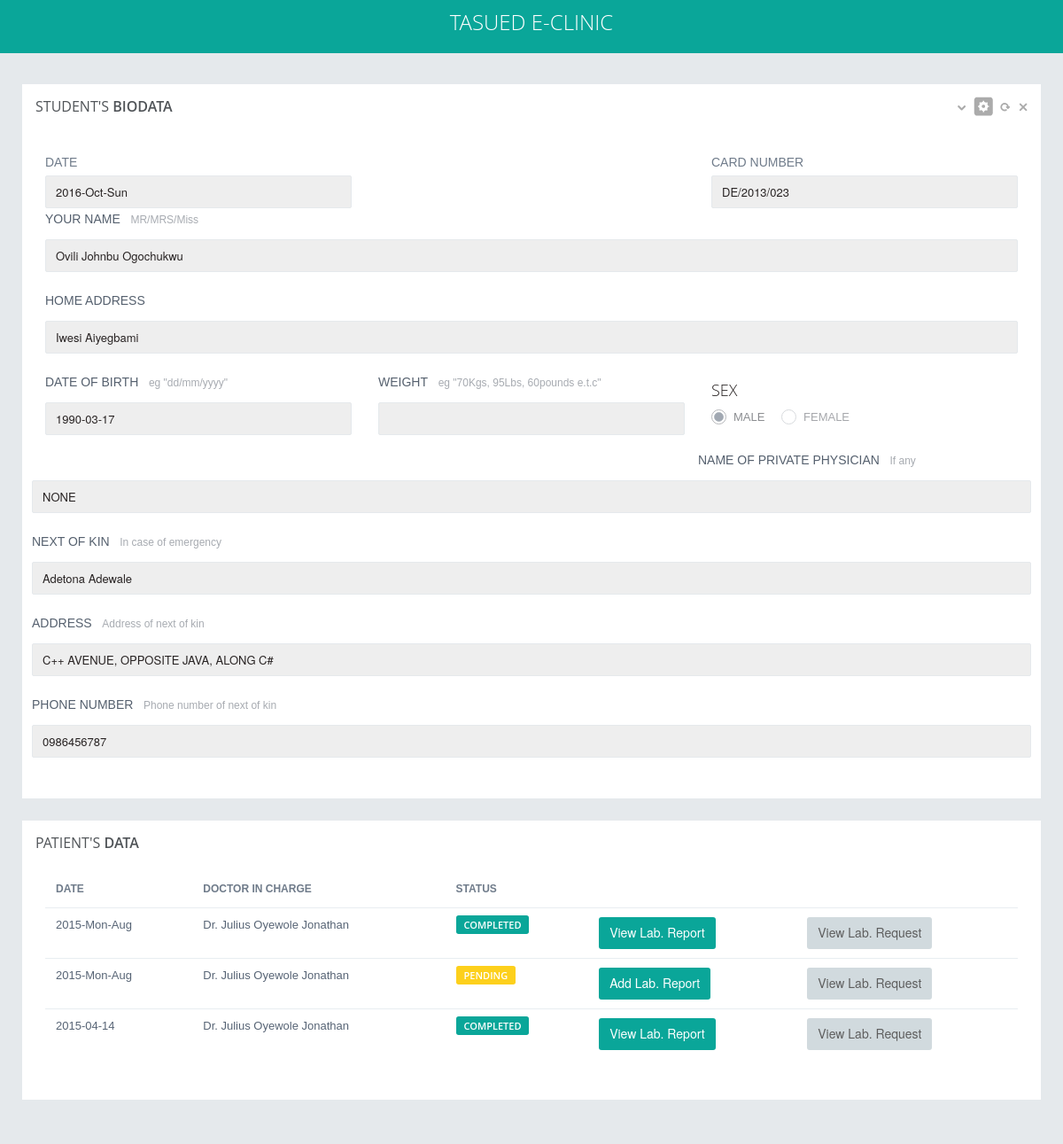
Page /viewlab.php?p=DE/2013/023 (signed in) on the committed database.
### tables this page shows
CREATE TABLE `users` (
  `id` int(10) NOT NULL,
  `card_number` varchar(200) NOT NULL,
  `usertype` varchar(10) NOT NULL,
  `status` int(11) NOT NULL DEFAULT '0',
  `edate` varchar(200) NOT NULL,
  `username` varchar(200) NOT NULL,
  `password` varchar(200) NOT NULL,
  `passport` varchar(200) NOT NULL,
  `surname` varchar(200) NOT NULL,
  `first_name` varchar(200) NOT NULL,
  `middle_name` varchar(200) NOT NULL,
  `c_name` varchar(200) NOT NULL,
  `c_address` varchar(200) NOT NULL,
  `c_phone` varchar(200) NOT NULL,
  `dob` varchar(200) NOT NULL,
  `gender` int(10) NOT NULL,
  `relationship_status` int(10) NOT NULL,
  `programme` int(10) NOT NULL,
  `home_address` longtext NOT NULL,
  `guardian` varchar(200) NOT NULL,
  `guardian_relationship` varchar(200) NOT NULL,
  `guardian_address` longtext NOT NULL,
  `phoneno` varchar(200) NOT NULL,
  `guardian_phoneno` varchar(200) NOT NULL,
  `mh_1` varchar(10) NOT NULL,
  `mh_2` varchar(10) NOT NULL,
  `mh_3` varchar(10) NOT NULL,
  `mh_4` varchar(10) NOT NULL,
  `mh_5` longtext NOT NULL,
  `mh_6` varchar(10) NOT NULL,
  `mh_7` varchar(10) NOT NULL,
  `mh_8` longtext NOT NULL,
  `mh_9` longtext NOT NULL,
  `mh_10` varchar(200) NOT NULL,
  `mh_11` varchar(10) NOT NULL,
  `mh_12` varchar(10) NOT NULL,
  `mh_13` varchar(10) NOT NULL,
  `mh_14` varchar(200) NOT NULL,
  `mh_15` varchar(10) NOT NULL,
  `sh_1` varchar(200) NOT NULL,
  `sh_2` varchar(500) NOT NULL,
  `sh_3` varchar(500) NOT NULL,
  `sh_4` varchar(500) NOT NULL,
  `dh_1` varchar(500) NOT NULL,
  `dh_2` varchar(500) NOT NULL,
  `ih_1` varchar(200) NOT NULL,
  `ih_2` varchar(200) NOT NULL,
  `ih_3` varchar(200) NOT NULL,
  `ih_4` varchar(200) NOT NULL,
  `ih_5` varchar(200) NOT NULL,
  `ffs1` varchar(200) NOT NULL,
  `ffs2` varchar(200) NOT NULL,
  `bm1` varchar(200) NOT NULL,
  `bm2` varchar(200) NOT NULL,
  `tt1` varchar(200) NOT NULL,
  `tt2` varchar(200) NOT NULL,
  `tt3` varchar(200) NOT NULL,
  `tt4` varchar(200) NOT NULL,
  `tt5` varchar(200) NOT NULL,
  `tt6` varchar(200) NOT NULL,
  `tt7` varchar(200) NOT NULL,
  `tt8` varchar(200) NOT NULL,
  `tt9` varchar(200) NOT NULL,
  `tt10` varchar(200) NOT NULL,
  `tt11` varchar(200) NOT NULL,
  `tt12` varchar(200) NOT NULL,
  `tt13` varchar(200) NOT NULL,
  `tt14` varchar(200) NOT NULL,
  `tt15` varchar(200) NOT NULL,
  `tt16` varchar(200) NOT NULL,
  `lt1` varchar(200) NOT NULL,
  `lt2` varchar(200) NOT NULL,
  `lt3` varchar(200) NOT NULL,
  `lt4` varchar(200) NOT NULL,
  `lt5` varchar(200) NOT NULL,
  `lt6` varchar(200) NOT NULL,
  `lt7` varchar(200) NOT NULL,
  `lt8` varchar(200) NOT NULL
);

CREATE TABLE `labform` (
  `id` int(10) NOT NULL,
  `stid` int(10) NOT NULL,
  `doc_id` int(10) NOT NULL,
  `notation_id` int(10) NOT NULL,
  `sample` varchar(400) NOT NULL,
  `investigation` varchar(400) NOT NULL,
  `edate` varchar(200) NOT NULL
);

### includes/read.php (called while the page is built, shortened)
<?php
if(!empty($_GET['p'])){
$patient = $_GET['p'];
$pquery = "SELECT * FROM users where card_number = '$patient'";
$prun_query = mysqli_query($dbc, $pquery);
if($prun_query){
    $pdata = mysqli_fetch_assoc($prun_query);
    $pid = $pdata['id'];
    $username = $pdata['username'];
    $pname = "$pdata[surname] $pdata[first_name] $pdata[middle_name]";
    $paddress = $pdata['home_address'];
    $pcard_number = $pdata['card_number'];
    $pnextkin = $pdata['guardian'];
    $pnextkinadd = $pdata['guardian_address'];
    $pnextkinphone = $pdata['guardian_phoneno'];
}
}
else{
    header("location:index.php");
}

### viewlab.php (the view, shortened to what this page needs)
<?php
require ('includes/db.php');
require ("includes/read.php");
?>
<!DOCTYPE html>
<html>
<head>
    <?php require('includes/header.php'); ?>
</head>
<body class="">
<?php require 'includes/header2.php'; ?>
<div class="page-container row-fluid">
<?php require 'includes/sidebar.php'; ?>
	<div class="page-content">
		<div class="content">
			 <div class="row">
            <div class="col-md-12">
              <div class="grid simple">
                <div class="grid-title no-border">
                  <h4>STUDENT'S <span class="semi-bold"> BIODATA</span></h4>
                  <div class="tools"> <a href="javascript:;" class="collapse"></a> <a href="#grid-config" data-toggle="modal" class="config"></a> <a href="javascript:;" class="reload"></a> <a href="javascript:;" class="remove"></a> </div>
                </div>
                <div class="grid-body no-border"> <br>
                  <div class="row">
                    <div class="col-md-12 col-sm-12 col-xs-12">
                    <div class="row">
                    	<div class="col-md-4 col-sm-4 col-xs-4">
                    		<label class="form-label">DATE</label>
                    		<input id="date" type="text" class="form-control" disabled="true" value="<?php echo date('Y-M-D');?>" />
                    	</div>
                    	<div class="col-md-4 col-sm-4 col-xs-4" style="float:right" >
                    		<label class="form-label">CARD NUMBER</label>
                    		<input type="text" class="form-control" disabled="true" value="<?php echo $pcard_number;?>">
                    	</div>
                    </div>
                      <div class="form-group">
                        <label class="form-label">YOUR NAME</label>
                        <span class="help">MR/MRS/Miss</span>
                        <div class="controls">
                          <input type="text" class="form-control" disabled="true" value="<?php echo $pname;?>"/>
                        </div>
                      </div>
                       <div class="form-group">
                        <label class="form-label">HOME ADDRESS</label>
                        <div class="controls">
                          <input type="text" class="form-control" disabled="true" value="<?php echo $paddress;?>"/>
                        </div>
                      </div>
                       <div class="row">
                       <div class="col-md-4 col-sm-4 col-xs-4">
                       <div class="form-group">
                        <label class="form-label">DATE OF BIRTH</label>
                          <span class="help">eg "dd/mm/yyyy"</span>
                        <div class="controls">
                          <input type="text" class="form-control"  disabled="true" value="<?php echo $pdata['dob'];?>"/>
                        </div>
                      </div>
                       </div>
                        <div class="col-md-4 col-sm-4 col-xs-4">
                       <div class="form-group">
                        <label class="form-label">WEIGHT</label>
                          <span class="help">eg "70Kgs, 95Lbs, 60pounds e.t.c"</span>
                        <div class="controls">
                          <input type="text" class="form-control"  disabled="true"/>
                        </div>
                      </div>
                      </div>
                       <div class="col-md-4 col-sm-4 col-xs-4">
                       	 <div class="form-group">
                       	 	 <h4>SEX</h4>
                       	 	 <div class="radio">
                        		 <label for="male">MALE</label>
                          		<label for="female">FEMALE</label>
                       	 	 </div>
                       	 </div>
                       </div>
                       <div class="form-group">
                        <label class="form-label">NAME OF PRIVATE PHYSICIAN</label>
                        <span class="help">If any</span>
                        <div class="controls">
                          <input type="text" class="form-control" disabled="true" value="NONE" />
                        </div>
                      </div>
                      <div class="form-group">
                        <label class="form-label">NEXT OF KIN</label>
                            <span class="help">In case of emergency</span>
                        <div class="controls">
                          <input type="text" class="form-control" disabled="true" value="<?php echo $pnextkin; ?>"/>
                        </div>
                      </div>
                      <div class="form-group">
                        <label class="form-label">ADDRESS</label>
                            <span class="help">Address of next of kin</span>
                        <div class="controls">
                          <input type="text" class="form-control" disabled="true" value="<?php echo $pnextkinadd; ?>"/>
                        </div>
                      </div>
                      <div class="form-group">
                      <label class="form-label">PHONE NUMBER</label>
                            <span class="help">Phone number of next of kin</span>
                        <div class="controls">
                          <input id="'phone" type="text" class="form-control" disabled="true" value="<?php echo $pnextkinphone; ?>"/>
                      </div>
                        </div>
                      </div>
                     </div>
                    </div>
                   </div>
                  </div>
                  <div class="row">
                  	<div class="col-md-12 col-sm-12">
                  		<div class="grid simple">
                  			<div class="grid-title no-border">
                  				<h4> PATIENT'S  <span class="semi-bold">DATA</span></h4>
                  			</div>
                  			<div class="grid-body no-border">
                  				<table class="table table-hover no-more-tables">
                  					<thead>
                  						<tr>
                  							<th>DATE</th>
                  							<th>Doctor In Charge</th>
                  							<th>Status</th>
                  							<th></th>
                  							<th></th>
                  						</tr>
                  					</thead>
                  					<tbody>
                  					<?php
                  					$query = "SELECT * FROM labform where stid = $pid ORDER BY id DESC";
                  					$run_query = mysqli_query($dbc,$query);
                  					$count = mysqli_num_rows($run_query);
                  					if($count >0){
                  						while ($lfdata = mysqli_fetch_assoc($run_query)) {
                  					$dquery = "SELECT * FROM users where id = $lfdata[doc_id] ORDER BY id DESC";
                  						$drun_query = mysqli_query($dbc,$dquery);
                  						$ddata = mysqli_fetch_assoc($drun_query);
                  						$dname = "Dr. $ddata[surname] $ddata[first_name] $ddata[middle_name]";
                  						$lrfquery = "SELECT * FROM labreport where stid = $pid and notation_id = $lfdata[notation_id] ORDER BY id DESC";
                  						$lrfrun_query = mysqli_query($dbc,$lrfquery);
                  						$lrfdata = mysqli_fetch_assoc($lrfrun_query);
                  							?>
                  							<tr>
                  							<td><?php echo $lfdata['edate']; ?></td>
                  							<td><?php echo $dname; ?></td>
                  							<td><?php if(!empty($lrfdata['h1'])){echo "<span class='label label-success'>COMPLETED</span>";}else {echo "<span class='label label-warning'>PENDING</span>";}  ?></td>
                  							<td><?php if(empty($lrfdata['h1']) and !empty($_SESSION['labtech'])){echo "<a href='addlabreport.php?p=$_GET[p]&notation_id=$lfdata[notation_id]' class='btn btn-primary'>Add Lab. Report</a>";}elseif(!empty($lrfdata)){echo "<a href='accesslabreport.php?p=$_GET[p]&id=$lrfdata[id]' class='btn btn-primary'> View Lab. Report</a>";}?>
                  							<td><button class="btn btn-default" data-toggle="modal" data-target="#myModal<?php echo $lfdata['id'];?>">View Lab. Request</button></td>
                  						</tr>
                  				<?php	}  } ?>
                  						                  					</tbody>
                  				</table>
                  			</div>
                  		</div>
                  	</div>
                  </div>
		</div>
	</div>
</div>
  </div>
</div>
</body>
</html>

### assets/css/responsive.css (style rules this page uses)
@media (min-width: 980px) { .page-content { margin-left: 250px; min-height: 100%; } }
@media only screen and (min-device-width: 768px) and (max-device-width: 1024px) and (orientation: portrait) { body { background-color: #1b1e24; } }
@media only screen and (min-device-width: 768px) and (max-device-width: 1024px) and (orientation: portrait) { .page-content .content { padding-top: 95px; } }
@media only screen and (min-device-width: 768px) and (max-device-width: 1024px) and (orientation: portrait) { .page-content { margin: 0px; } }
@media only screen and (min-device-width: 768px) and (max-device-width: 1024px) and (orientation: portrait) { .page-content .content { padding: 25px; padding-top: 95px; } }

### rows in the picture
users: card_number "DE/2013/023", surname+first_name+middle_name "Ovili Johnbu Ogochukwu", home_address "Iwesi Aiyegbami", dob "1990-03-17", guardian "Adetona Adewale", guardian_address "C++ AVENUE, OPPOSITE JAVA, ALONG C#", guardian_phoneno "0986456787"
labform: edate "2015-Mon-Aug", users.surname+first_name+middle_name "Dr. Julius Oyewole Jonathan", shows "COMPLETED"
labform: edate "2015-Mon-Aug", users.surname+first_name+middle_name "Dr. Julius Oyewole Jonathan", shows "PENDING"
labform: edate "2015-04-14", users.surname+first_name+middle_name "Dr. Julius Oyewole Jonathan", shows "COMPLETED"
